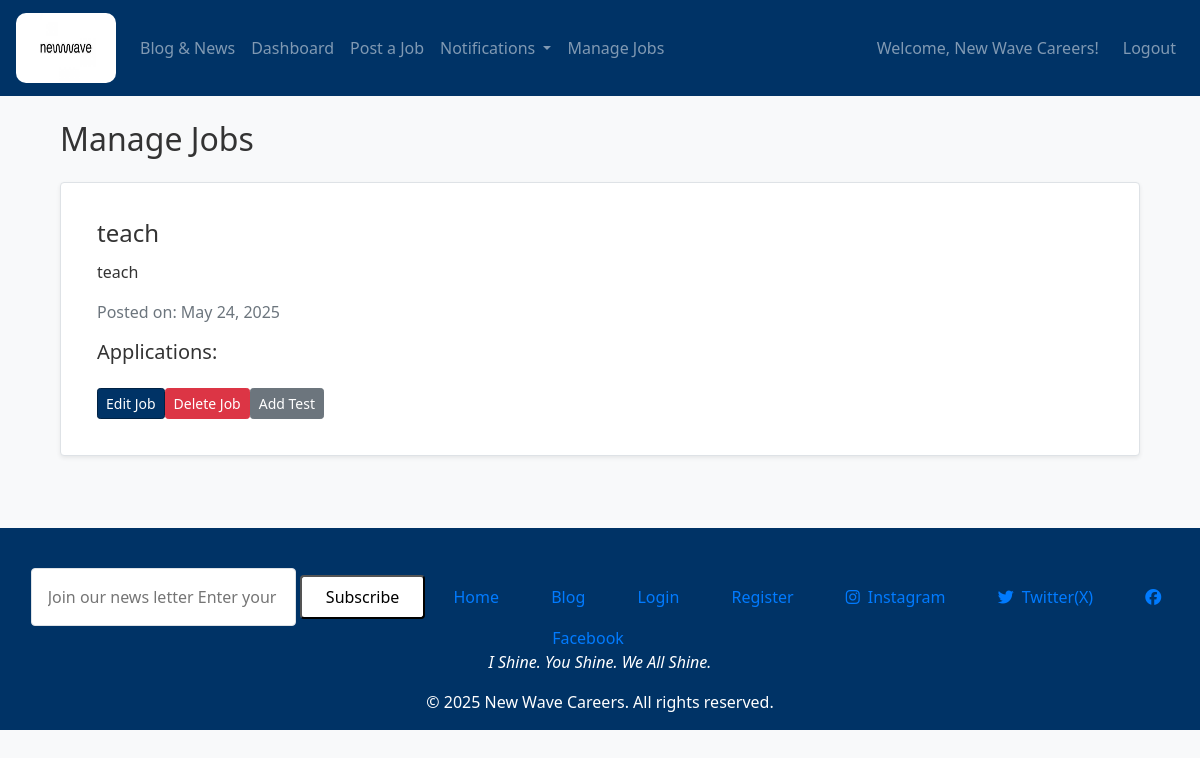
The page /manage_jobs (signed in) on the database its author committed.
### models.py (models this page shows, shortened)
class User(db.Model, UserMixin):
    id = db.Column(db.Integer, primary_key=True)
    username = db.Column(db.String(100), unique=True, nullable=False)
    email = db.Column(db.String(150), unique=True, nullable=False, index=True)
    password = db.Column(db.String(200), nullable=False)
    is_admin = db.Column(db.Boolean, default=False)
    bio = db.Column(db.Text, nullable=True)
    location = db.Column(db.String(100), nullable=True)
    role = db.Column(db.Enum(UserRole), nullable=False, default=UserRole.JOB_SEEKER)
    profile_image = db.Column(db.String(200), nullable=True, default='default.jpg')
    notifications = db.relationship('Notification', backref='receiver', lazy='dynamic')
    saved_jobs = db.relationship('Job', secondary='saved_jobs', backref='saved_by', lazy='dynamic')

class Job(db.Model):
    id = db.Column(db.Integer, primary_key=True)
    title = db.Column(db.String(100), nullable=False)
    description = db.Column(db.Text, nullable=False)
    company = db.Column(db.String(100), nullable=False)
    location = db.Column(db.String(100), nullable=False)
    views = db.Column(db.Integer, default=0)
    date_posted = db.Column(db.DateTime, default=datetime.utcnow)
    user_id = db.Column(db.Integer, db.ForeignKey('user.id'), nullable=False)
    employer_id = db.Column(db.Integer, db.ForeignKey('user.id', name='fk_job_employer_id'), nullable=False)
    employer = db.relationship('User', foreign_keys=[employer_id], backref=db.backref('jobs', lazy=True))

### routes.py (the view)
@app.route('/manage_jobs')
@login_required
def manage_jobs():
    if current_user.role != UserRole.EMPLOYER:
        abort(403)
    jobs = Job.query.filter_by(employer_id=current_user.id).all()
    job_applications = {}
    for job in jobs:
        job_applications[job.id] = job.applications  # assuming job.applications is a relationship
    return render_template('manage_jobs.html', jobs=jobs, job_applications=job_applications, UserRole=UserRole)

### app.py (called while the page is built)
@app.after_request
def add_header(response):
    response.headers["Cache-Control"] = "no-store, no-cache, must-revalidate, max-age=0"
    return response

### models.py (called while the page is built)
@login_manager.user_loader
def load_user(user_id):
    return User.query.get(int(user_id))

### templates/manage_jobs.html (shortened to what this page needs)
{% extends "layout.html" %}
{% block content %}
<div class="container mt-4">
    <h2 class="mb-4">Manage Jobs</h2>
    {% if jobs %}
        <div class="row">
            {% for job in jobs %}
                <div class="col-md-12 mb-4">
                    <div class="card shadow-sm border rounded p-3">
                        <div class="card-body">
                            <h4 class="card-title">{{ job.title }}</h4>
                            <p class="card-text">{{ job.description }}</p>
                            <p class="text-muted">Posted on: {{ job.date_posted.strftime('%B %d, %Y') }}</p>
                            <div class="mt-3">
                                <h5>Applications:</h5>
                            </div>
                            <div class="d-flex gap-2">
                                <a href="{{ url_for('edit_job', job_id=job.id) }}" class="btn btn-primary btn-sm">Edit Job</a>
                                <a href="{{ url_for('delete_job', job_id=job.id) }}" class="btn btn-danger btn-sm" onclick="return confirm('Are you sure you want to delete this job?');">Delete Job</a>
                                <a href="{{ url_for('add_test', job_id=job.id) }}" class="btn btn-secondary btn-sm">Add Test</a>
                            </div>
                        </div>
                    </div>
                </div>
            {% endfor %}
        </div>
    {% else %}
        <div class="alert alert-info">
            No jobs posted yet.
        </div>
    {% endif %}
</div>
{% endblock %}

### templates/layout.html (shortened to what this page needs)
<!DOCTYPE html>
<html lang="en">
<head>
  <link rel="stylesheet" href="https://cdnjs.cloudflare.com/ajax/libs/font-awesome/6.5.0/css/all.min.css" />
  <link rel="stylesheet" href="https://stackpath.bootstrapcdn.com/bootstrap/4.5.2/css/bootstrap.min.css">
  <link rel="stylesheet" href="static/style.css">
</head>
<body>
  <nav class="navbar navbar-expand-lg navbar-dark bg-primary">
    <a class="navbar-brand" href="{{ url_for('home') }}">
      <img src="/static/logo.jpg" alt="Logo" style="height: 70px; width: 100px; border-radius: 10px;">
    </a>
    <div class="collapse navbar-collapse" id="navbarContent">
      <ul class="navbar-nav mr-auto">
        {% if current_user.is_authenticated %}
          {% if current_user.role == UserRole.JOB_SEEKER %}
            <li class="nav-item"><a class="nav-link" href="{{ url_for('blog') }}">Blog & News</a></li>
            <li class="nav-item"><a class="nav-link" href="{{ url_for('dashboard') }}">Dashboard</a></li>
            <li class="nav-item"><a class="nav-link" href="{{ url_for('jobs') }}">Jobs</a></li>
            <li class="nav-item dropdown">
              <a class="nav-link dropdown-toggle" href="{{ url_for('notifications') }}" id="notificationDropdown" role="button" data-bs-toggle="dropdown" aria-expanded="false">
                  Notifications
                  {% set unread = current_user.notifications|selectattr("is_read", "equalto", False)|list %}
                  {% if unread|length > 0 %}
                      <span class="badge bg-danger">{{ unread|length }}</span>
                  {% endif %}
              </a>
              <ul class="dropdown-menu dropdown-menu-end" aria-labelledby="notificationDropdown" style="max-height: 300px; overflow-y: auto;">
                {% set sorted_notifications = current_user.notifications | sort(attribute="timestamp", reverse=True) %}
                {% for n in sorted_notifications[:5] %}
                {% endfor %}
                  <li><hr class="dropdown-divider"></li>
                  <li><a class="dropdown-item text-center" href="{{ url_for('notifications') }}">View All</a></li>
              </ul>
          </li>
          {% elif current_user.role == UserRole.EMPLOYER %}
            <li class="nav-item"><a class="nav-link" href="{{ url_for('blog') }}">Blog & News</a></li>
            <li class="nav-item"><a class="nav-link" href="{{ url_for('employer_dashboard') }}">Dashboard</a></li>
            <li class="nav-item"><a class="nav-link" href="{{ url_for('post_job') }}">Post a Job</a></li>
            <li class="nav-item dropdown">
              <a class="nav-link dropdown-toggle" href="{{ url_for('notifications') }}" id="notificationDropdown" role="button" data-bs-toggle="dropdown" aria-expanded="false">
                  Notifications
                  {% set unread = current_user.notifications|selectattr("is_read", "equalto", False)|list %}
              </a>
                {% set sorted_notifications = current_user.notifications | sort(attribute="timestamp", reverse=True) %}
          </li>
            <li class="nav-item"><a class="nav-link" href="{{ url_for('manage_jobs') }}">Manage Jobs</a></li>
          {% endif %}
        {% else %}
          <li class="nav-item"><a class="nav-link" href="{{ url_for('blog') }}">Blog & News</a></li>
          <li class="nav-item"><a class="nav-link" href="{{ url_for('login') }}">Login</a></li>
          <li class="nav-item"><a class="nav-link" href="{{ url_for('register') }}">Register</a></li>
        {% endif %}
      </ul>
      {% if current_user.is_authenticated %}
        <span class="navbar-text">Welcome, {{ current_user.username }}!</span>
        <ul class="navbar-nav ml-3">
          <li class="nav-item"><a class="nav-link" href="{{ url_for('logout') }}">Logout</a></li>
        </ul>
      {% endif %}
    </div>
  </nav>
  <div class="container mt-4">
    {% block content %}{% endblock %}
  </div>
  <footer class="footer bg-primary text-white mt-5 py-3">
    <div class="max-w-7xl mx-auto px-6 grid grid-cols-1 md:grid-cols-4 gap-10">
      <div>
        <div class="flex flex-col text-right text-center space-y-3">
          <form action="#" method="POST" class="flex flex-col space-y-3">
            <input type="email" placeholder="Join our news letter Enter your email"
                   class="p-3 rounded bg-blue-800 border border-blue-700 text-blue-900 placeholder-gray-300 focus:outline-none focus:ring-2 focus:ring-blue-400">
            <button type="submit"
                    class="bg-white text-blue-900 font-semibold py-2 px-4 rounded hover:bg-gray-200 transition duration-300">
              Subscribe
            </button>
          <a href="{{ url_for('home') }}" class="bg-blue-700 hover:bg-blue-800 text-blue-900 px-4 py-2 rounded text-sm transition duration-300">Home</a>
          <a href="{{ url_for('blog') }}" class="bg-blue-700 hover:bg-blue-800 text-blue-900 px-4 py-2 rounded text-sm transition duration-300">Blog</a>
          <a href="{{ url_for('login') }}" class="bg-blue-700 hover:bg-blue-800 text-blue-900 px-4 py-2 rounded text-sm transition duration-300">Login</a>
          <a href="{{ url_for('register') }}" class="bg-blue-700 hover:bg-blue-800 text-blue-900 px-4 py-2 rounded text-sm transition duration-300">Register</a>
          <a href="https://instagram.com/newwavecareers" target="_blank" class="bg-blue-700 hover:bg-blue-800 flex items-center px-4 py-2 rounded transition duration-300">
            <i class="fab fa-instagram mr-2"></i>Instagram
          </a>
          <a href="https://twitter.com/newwavecareers" target="_blank" class="bg-blue-700 hover:bg-blue-800 flex items-center px-4 py-2 rounded transition duration-300">
            <i class="fab fa-twitter mr-2"></i>Twitter(X)
          </a>
          <a href="https://facebook.com/newwavecareers" target="_blank" class="bg-blue-700 hover:bg-blue-800 flex items-center px-4 py-2 rounded transition duration-300">
            <i class="fab fa-facebook mr-2"></i>Facebook
          </a>
        </div>
      </div>
    </div>
    <div class="mt-12 border-t border-blue-800 pt-6 text-center text-blue-900 text-sm text-gray-300">
      <p><em>I Shine. You Shine. We All Shine.</em></p>
      &copy; 2025 New Wave Careers. All rights reserved.
    </div>
  </footer>
</body>
</html>

### static/style.css (style rules this page uses)
:root { --main-blue: #003366; --dark-blue: #002244; }
.navbar.bg-primary, .footer.bg-primary { background-color: var(--main-blue) !important; }
.btn-primary { background-color: var(--main-blue); border-color: var(--dark-blue); }
body { background-color: #f8f9fa; color: #333; }
.container { margin-top: 20px; }
.footer { position: relative; bottom: 0; width: 100%; }
body { font-family: 'Segoe UI', sans-serif; }

### rows shown on the page
User: username "New Wave Careers"
Job: title "teach", description "teach", date_posted "May 24, 2025"
